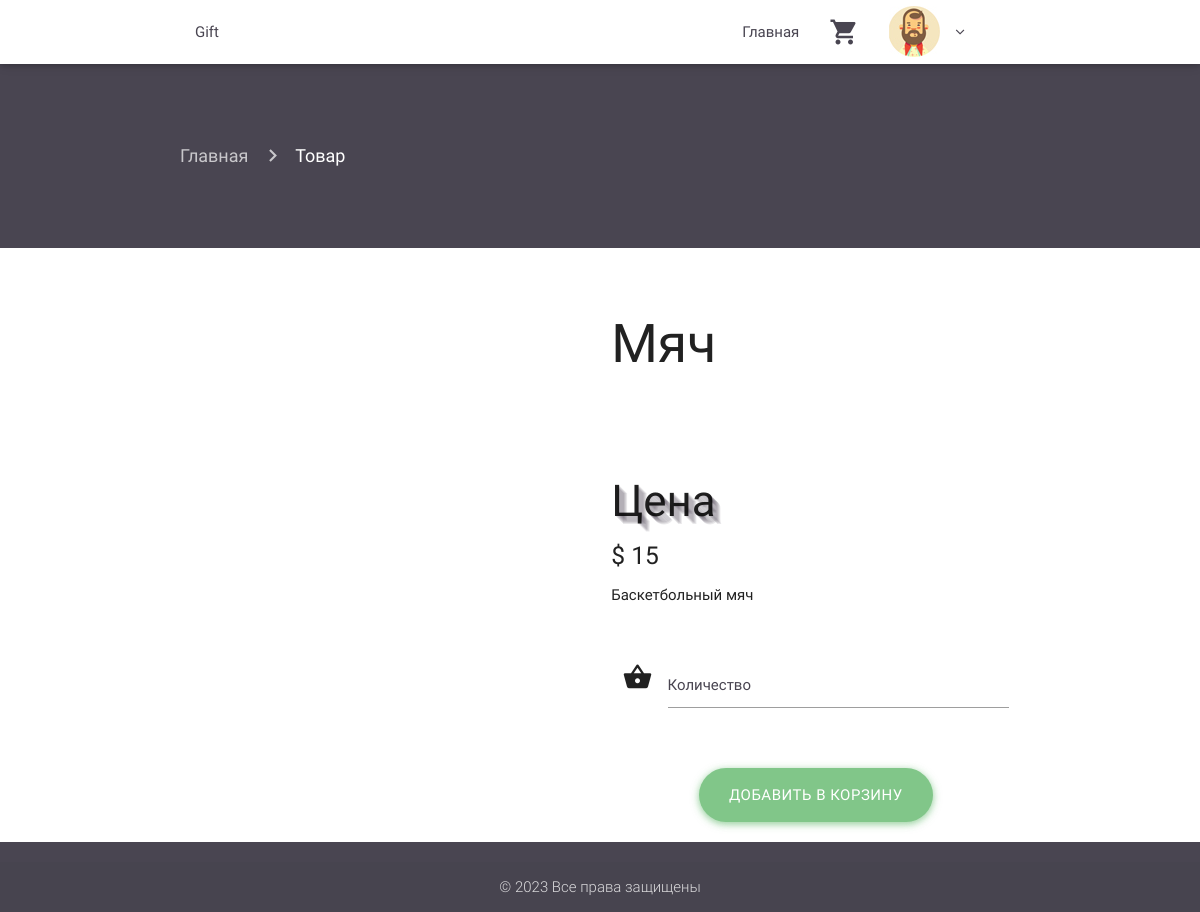
/product.php?id=66 (signed in), run on the app's committed database.
### tables this page shows
CREATE TABLE `product` (
  `id` int(11) NOT NULL,
  `id_category` int(11) NOT NULL,
  `name` varchar(1000) NOT NULL,
  `description` varchar(1000) NOT NULL,
  `price` int(11) NOT NULL,
  `thumbnail` varchar(1000) NOT NULL
);

### product.php (the view, shortened to what this page needs)
<?php
$id_product =$_GET['id'];
 require 'includes/header.php';
 require $nav;?>
 <div class="container-fluid product-page" id="top">
   <div class="container current-page">
      <nav>
        <div class="nav-wrapper">
          <div class="col s12">
            <a href="index.php" class="breadcrumb">Главная</a>
            <a href="product.php?id=<? $id_product; ?>" class="breadcrumb">Товар</a>
          </div>
        </div>
      </nav>
    </div>
   </div>
<div class="container-fluid product">
  <div class="container">
   <div class="row">
     <div class="col s12 m6">
            <?php
            include 'db.php';
            $queryproduct = "SELECT id, name, price, description, thumbnail
              FROM product WHERE id = '{$id_product}'";
            $result1 = $connection->query($queryproduct);
            if ($result1->num_rows > 0) {
            while($rowproduct = $result1->fetch_assoc()) {
              $id_productdb = $rowproduct['id'];
              $name_product = $rowproduct['name'];
              $price_product = $rowproduct['price'];
              $description = $rowproduct['description'];
              $thumbnail_product = $rowproduct['thumbnail']; }}?>
       <div class="row">
         <?php
           $querypic = "SELECT thumbnail FROM product WHERE id = '$id_productdb'";
           $total = $connection->query($querypic);
           if ($total->num_rows > 0) {
           while($rowpic = $total->fetch_assoc()) {
          ?>
           <div class="col s12 m4">
           </div>
         <?php }} ?>
       </div>
     </div>
     <div class="col s12 m6">
       <form method="post">
       <h2><?= $name_product; ?></h2>
       <div class="stuff">
        <h3 class="woow">Цена</h3>
        <h5>$ <?= $price_product; ?></h5>
           <p><?= $description; ?></p>
          <div class="input-field col s12">
            <i class="material-icons prefix">shopping_basket</i>
            <input id="icon_prefix" type="number" name="quantity" min="1" class="validate" required>
            <label for="icon_prefix">Количество</label>
          </div>
       <div class="center-align">
           <button type="submit" name="buy" class="btn-large meh button-rounded waves-effect waves-light ">Добавить в корзину</button>
       </div>
       </div>
        </form>
     </div>
   </div>
  </div>
</div>
<?php
 require 'includes/secondfooter.php';
 require 'includes/footer.php'; ?>

### src/css/style.css (style rules this page uses)
.button-rounded { border-radius: 20px; background-color: #81C689; box-shadow: 0 2px 6px 0 rgba(129, 198, 137, 0.6), 0 2px 10px 0 rgba(129, 198, 137, 0.42); }
.product-page { padding-top: 60px; padding-bottom: 60px; background-color: #494551; }
.product-page nav { background: none; box-shadow: none; }
.product { padding-top: 40px; }
.product .stuff { padding-top: 60px; }
.product .stuff p { margin-bottom: 40px; }
.product .stuff .input-field { margin-bottom: 40px; }
.product .stuff .button-rounded { border-radius: 45px !important; }
.woow { text-shadow: rgba(73, 69, 81, 0.12) 1px 1px, rgba(73, 69, 81, 0.12) 2px 2px, rgba(73, 69, 81, 0.12) 3px 3px, rgba(73, 69, 81, 0.12) 4px 4px, rgba(73, 69, 81, 0.12) 5px 5px, rgba(73, 69, 81, 0.12) 6px 6px, rgba(73, 69, 81, 0.12) 7px 7px, rgba(73, 69, 81, 0.12) 8px 8px; }
.input-field label { color: #494551; }
.material-icons { font-family: "Material Icons"; font-weight: normal; font-style: normal; font-size: 24px; line-height: 1; letter-spacing: normal; text-transform: none; display: inline-block; white-space: nowrap; word-wrap: normal; direction: ltr; -webkit-font-feature-settings: "liga"; -webkit-font-smoothing: antialiased; }

### data on the page
product: name "Мяч", price "15", description "Баскетбольный мяч"

### other printed values
Date('Y') "2023"
